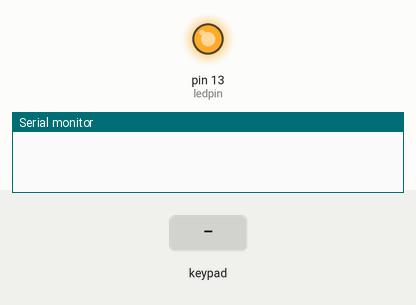
This sketch was run on a simulated Arduino Uno, built with avr-gcc and run on an emulated ATmega328P. Parts: output pins drawn as LEDs (lit = HIGH), the last lines printed to the serial monitor. Inputs (shaded band) come from the test bench.

Above: at 1.2 s.
1.3 s: key '*' pressed
At 2.2 s:
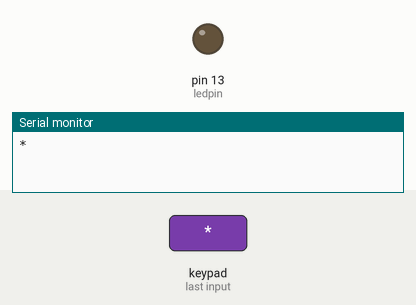
7.4 s: keypad keys 9 8 7 6 # pressed 0.4 s apart
At 9.3 s:
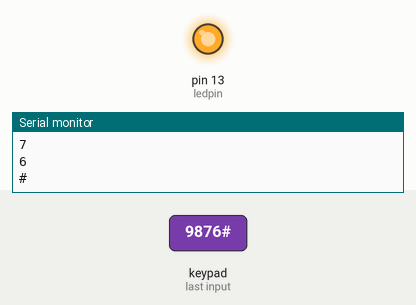
Timing chart, 0 to 10.8 s (numbered marks = the images above; inputs shaded):
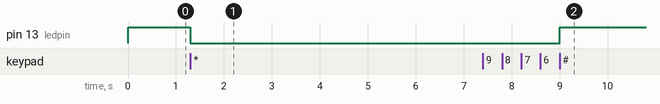

Measured:
- after the input at 1.3 s, pin 13 (ledpin): HIGH → LOW at once
- after the input at 7.4 s, pin 13 (ledpin): LOW → HIGH after 1.6 s

The sketch:

KeyPad.ino
```cpp
/*  Keypadtest.pde
 *
 *  Demonstrate the simplest use of the  keypad library.
 *
 *  The first step is to connect your keypad to the
 *  Arduino  using the pin numbers listed below in
 *  rowPins[] and colPins[]. If you want to use different
 *  pins then  you  can  change  the  numbers below to
 *  match your setup.
 *
 *  Note: Make sure to use pullup resistors on each of
 *  the rowPins.
 */
#include <Keypad.h>

const byte ROWS = 4; // Four rows
const byte COLS = 4; // Three columns
// Define the Keymap
char keys[ROWS][COLS] = {
  {'1','2','3', 'A'},
  {'4','5','6', 'B'},
  {'7','8','9', 'C'},
  {'#','0','*', 'D'}
};
// Connect keypad ROW0, ROW1, ROW2 and ROW3 to these Arduino pins.
byte rowPins[ROWS] = { 9, 8, 7, 6 };
// Connect keypad COL0, COL1 and COL2 to these Arduino pins.
byte colPins[COLS] = { 12, 11, 10, 5 };

// Create the Keypad
Keypad kpd = Keypad( makeKeymap(keys), rowPins, colPins, ROWS, COLS );

int ledpin = 13;

void setup()
{
  pinMode(ledpin, OUTPUT);
  digitalWrite(ledpin, HIGH);
  Serial.begin(9600);
}

void loop()
{
  char key = kpd.getKey();
  if(key)  // same as if(key != NO_KEY)
  {
    switch (key)
    {
      case '*':
        digitalWrite(ledpin, LOW);
        Serial.println(key);
        break;
      case '#':
        digitalWrite(ledpin, HIGH);
        Serial.println(key);
        break;
      default:
        Serial.println(key);
    }
  }
}
```
